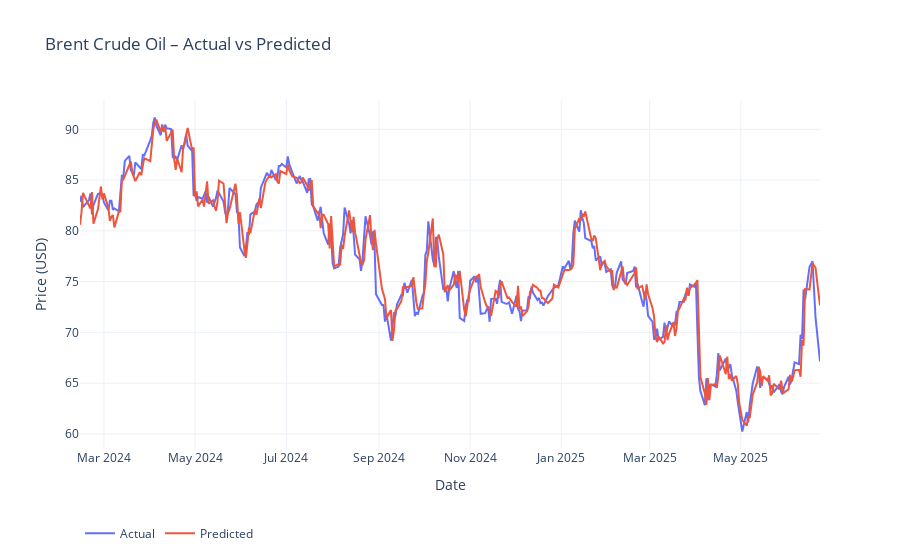

The code cell stored with this chart in its notebook:
### Markdown cell above
## Random forest

### Code cell
import yfinance as yf
import pandas as pd
import numpy as np
from sklearn.ensemble import RandomForestRegressor
from sklearn.metrics import (
    mean_squared_error,
    mean_absolute_error,
    mean_absolute_percentage_error,
    r2_score,
    explained_variance_score
)
import plotly.graph_objects as go

SEED = 42
np.random.seed(SEED)

# === 1. Download Brent crude oil price data ==================================
df = (
    yf.download("BZ=F", start="2011-06-13", end="2025-06-25")[['Close']]
      .rename(columns={'Close': 'Price'})
      .dropna()
)

# === 2. Load & align embeddings =============================================
emb = (
    pd.read_csv('../Data/raw/embeddings_feature_ST.csv', parse_dates=['date'])
      .set_index('date')
)
# Rialliniamo all'indice di df
emb = emb.reindex(df.index).ffill().bfill()

sent = (
    pd.read_csv('../Data/raw/daily_sent.csv', parse_dates=['Date'])
      .set_index('Date')
)

# Aggiungiamo gli embedding al DataFrame principale

df['SENT_1'] = emb['embedding_3d_1_mean']
df['SENT_2'] = emb['embedding_3d_2_mean']
df['SENT_3'] = emb['embedding_3d_3_mean']
df['cosine_sim']            = emb['cosine_sim']
df['drift']                 = emb['drift']
df['drift_velocity']        = emb['drift_velocity']
df['drift_velocity_diff']   = emb['drift_velocity_diff']
df['drift_acceleration']    = emb['drift_acceleration']
df['var_3d_1']              = emb['embedding_3d_1_var_daily']
df['var_3d_2']              = emb['embedding_3d_2_var_daily']
df['var_3d_3']              = emb['embedding_3d_3_var_daily']
df['sentiment']             = sent['avg_score']

# === 3. Costruzione delle lag-feature =======================================
# Lag dei prezzi
for lag in range(1, 6):
    df[f'price_lag_{lag}'] = df['Price'].shift(lag)



# Target = prezzo del giorno successivo
df['target'] = df['Price'].shift(-1)
df.dropna(inplace=True)

# === 4. Train-test split (90/10) ============================================

feat_cols = [
    'Price',
    'price_lag_1','price_lag_2','price_lag_3','price_lag_4','price_lag_5',
    'SENT_1','SENT_2','SENT_3',
    'cosine_sim','drift','drift_velocity','drift_velocity_diff','drift_acceleration',
    'var_3d_1','var_3d_2','var_3d_3',
    'sentiment'
]

X = df[feat_cols]
y = df['target']
split_idx = int(len(df) * 0.9)
X_train, X_test = X.iloc[:split_idx], X.iloc[split_idx:]
y_train, y_test = y.iloc[:split_idx], y.iloc[split_idx:]

# === 5. Train Random Forest =================================================
rf = RandomForestRegressor(n_estimators=200, random_state=SEED, n_jobs=-1)
rf.fit(X_train, y_train)
preds = rf.predict(X_test)

# === 6. Metriche di valutazione ============================================
def smape(y_true, y_pred):
    denom = (np.abs(y_true) + np.abs(y_pred)) / 2
    return np.mean(np.abs(y_true - y_pred) / denom) * 100

def theils_u(y_true, y_pred):
    rmsfe = np.sqrt(np.mean((y_pred - y_true) ** 2))
    denom = (np.sqrt(np.mean(y_true ** 2)) +
             np.sqrt(np.mean(y_pred ** 2)))
    return rmsfe / denom

metrics = {
    "RMSE": np.sqrt(mean_squared_error(y_test, preds)),
    "MAE": mean_absolute_error(y_test, preds),
    "MAPE (%)": mean_absolute_percentage_error(y_test, preds) * 100,
    "sMAPE (%)": smape(y_test.values, preds),
    "R²": r2_score(y_test, preds),
    "Explained Variance": explained_variance_score(y_test, preds),
    "Theil’s U": theils_u(y_test.values, preds),
    "Directional Accuracy (%)": (
        np.mean(
            np.sign(y_test.values[1:] - y_test.values[:-1]) ==
            np.sign(preds[1:] - y_test.values[:-1])
        ) * 100
    )
}

print(pd.Series(metrics).to_frame('Random Forest').round(4))

# === 7. Grafico Plotly Actual vs Predicted =================================
fig = go.Figure()
fig.add_trace(go.Scatter(
    x=y_test.index, y=y_test, mode='lines', name='Actual'
))
fig.add_trace(go.Scatter(
    x=y_test.index, y=preds, mode='lines', name='Predicted'
))
fig.update_layout(
    title='Brent Crude Oil – Actual vs Predicted',
    xaxis_title='Date',
    yaxis_title='Price (USD)',
    template='plotly_white',
    legend=dict(orientation='h', y=-0.2)
)
fig.show()

### Figure 1 — Plotly figure (JSON) as saved in the notebook; plotly's stock layout.template omitted (floating-point values rounded to 4 significant figures; data arrays with more than 128 entries replaced by an {"elided": "..."} marker saying what was removed)
{"data": [{"mode": "lines", "name": "Actual", "type": "scatter", "x": {"elided": "338 str values"}, "y": {"elided": "338 float values"}}, {"mode": "lines", "name": "Predicted", "type": "scatter", "x": {"elided": "338 str values"}, "y": {"elided": "338 float values"}}], "layout": {"legend": {"orientation": "h", "y": -0.2}, "title": {"text": "Brent Crude Oil – Actual vs Predicted"}, "xaxis": {"title": {"text": "Date"}}, "yaxis": {"title": {"text": "Price (USD)"}}}}
